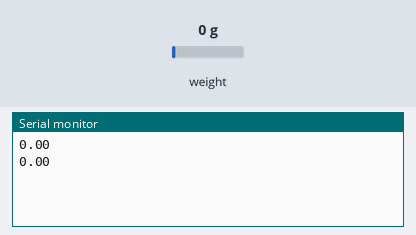
Bench run of a sketch on a simulated Arduino Uno, built with avr-gcc and run on an emulated ATmega328P. Parts: the last lines printed to the serial monitor. The test bench sets the inputs (shaded band); at power-on: weight on the scale 0 g.

Above: at 2.2 s.
2.3 s: weight on the scale set to 100 g
At 2.9 s:
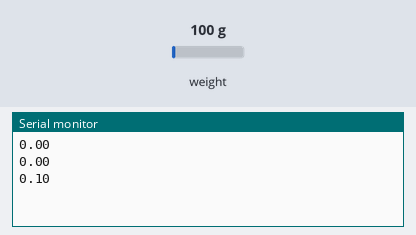
3.8 s: weight on the scale set to 1250 g
At 4.4 s:
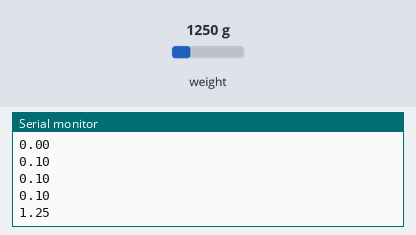
Timing chart, 0 to 6.8 s (numbered marks = the images above; inputs shaded):
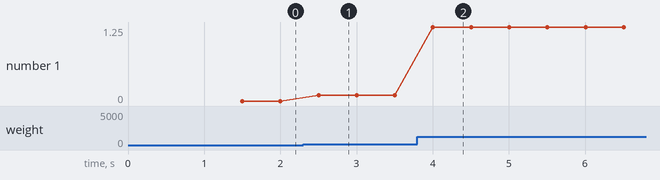

Measured:
- after the input at 2.3 s, the serial monitor: prints a new line after 0.20 s (image 1)
- after the input at 3.8 s, the serial monitor: prints a new line after 0.20 s (image 2)
- plotted number 1: 0 → 0.1 after the input at 2.3 s, 0.1 → 1.25 after the input at 3.8 s

The sketch:

HX711sendUnity.ino
```cpp
/**
 * @brief calibrated load cell send data to unity for recording it
 */
#include "HX711.h"

 // HX711 circuit wiring
const int LOADCELL_DOUT_PIN = 7;
const int LOADCELL_SCK_PIN = 8;

HX711 scale;

void setup() {
    Serial.begin(115200);
    scale.begin(LOADCELL_DOUT_PIN, LOADCELL_SCK_PIN);
    scale.set_scale(43564);
    scale.tare();

}

void loop() {
    if (scale.is_ready())
        Serial.println(scale.get_units(5));
}
```
